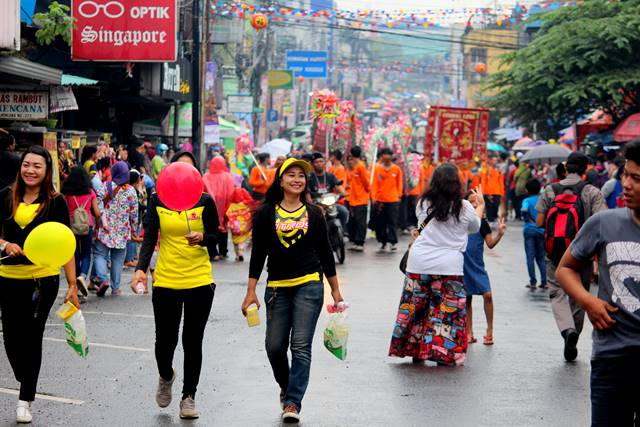
#> input picture Images/im2.jpg, 640 x 427 px, given in place of the camera
$ python object_detection.py
#> lines starting #> are read from the running program, lines starting #| are printed output that depends on the picture; after the words box and inside, x2 and y2 are one past the last pixel; in counts of white or black regions, pixels touching at a corner belong together
# Import library OpenCV
import cv2
import numpy as np
# Inisialisasi objek untuk capture video dari kamera
cam = cv2.VideoCapture(0)

while True:
    # Membaca frame video dari kamera
    success, frame = cam.read()
#> frame is the input picture: shape (427, 640, 3); mean B, G, R 105.4, 109.6, 122.6

    # Jika frame tidak dapat dibaca, berhenti loop
    if not success:
        break

    # Mengubah frame ke HSV
    hsv = cv2.cvtColor(frame, cv2.COLOR_BGR2HSV)
#> hsv: shape (427, 640, 3); mean H, S, V 87.1, 90.1, 132.2

    # Membuat mask untuk mendeteksi warna merah
    lower_red = np.array([0, 50, 50])
    upper_red = np.array([10, 255, 255])
    mask1 = cv2.inRange(hsv, lower_red, upper_red)
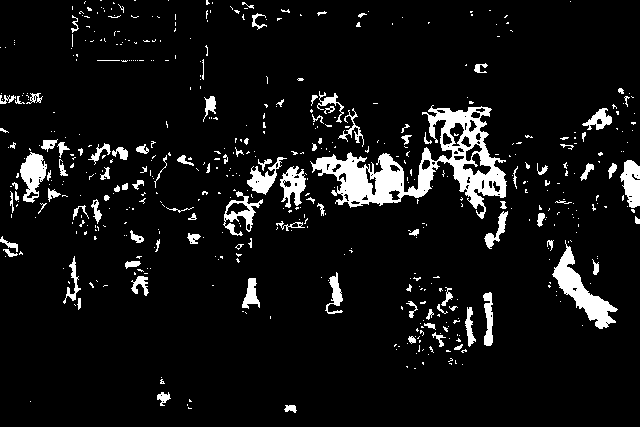
#> mask1: shape (427, 640); 7.5% white; 534 white regions (427 under 20 px), largest, box (x1, y1, x2, y2) and area: (310, 105, 507, 219) 6789, (552, 240, 618, 329) 1688, (20, 152, 47, 203) 781

    lower_red = np.array([170, 50, 50])
    upper_red = np.array([180, 255, 255])
    mask2 = cv2.inRange(hsv, lower_red, upper_red)
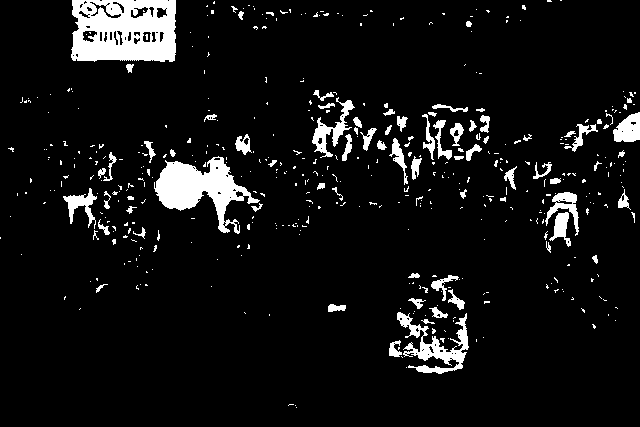
#> mask2: shape (427, 640); 7.3% white; 463 white regions (387 under 20 px), largest, box (x1, y1, x2, y2) and area: (71, 0, 176, 62) 5379, (154, 156, 260, 234) 3434, (397, 312, 469, 374) 1561

    mask = mask1 + mask2
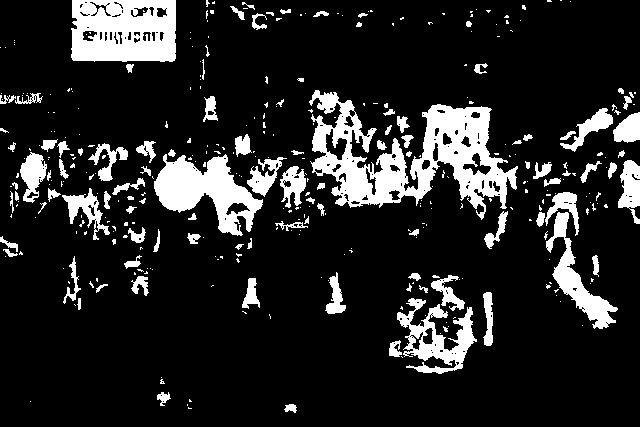
#> mask: shape (427, 640); 14.9% white; 366 white regions (262 under 20 px)

    # Mencari kontur dari objek
    contours, hierarcy = cv2.findContours(mask, cv2.RETR_EXTERNAL, cv2.CHAIN_APPROX_SIMPLE)
#> contours = 363 contours, 287 with area under 20; largest, box (x1, y1, x2, y2) and area: (309, 90, 518, 220) 11636, (71, 0, 176, 62) 6152, (154, 154, 263, 236) 4314, (397, 298, 477, 374) 2400, (546, 212, 618, 329) 2004

    # Iterasi tiap kontur untuk mencari objek warna merah
    for contour in contours:
        # Mendapatkan bounding box dari kontur
        x, y, w, h = cv2.boundingRect(contour)

        # Menampilkan bounding box pada objek warna merah
        cv2.rectangle(frame, (x, y), (x+w, y+h), (0, 0, 255), 2)

        # Menampilkan teks "objek terdeteksi" di atas bounding box
        font = cv2.FONT_HERSHEY_SIMPLEX
        cv2.putText(frame, 'objek terdeteksi', (x, y-5), font, 0.5, (0, 0, 255), 2, cv2.LINE_AA)
#> this loop made 363 passes
#> (x, y, w, h) on passes 2, 4, 6: (284, 404, 13, 9), (30, 401, 1, 1), (157, 392, 14, 14)
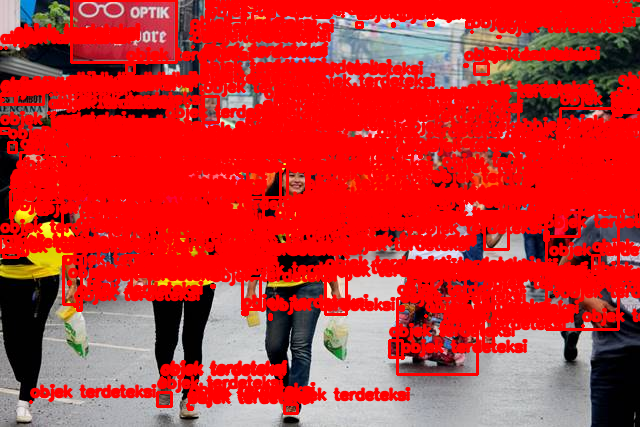
#> frame: shape (427, 640, 3); mean B, G, R 50.3, 51.4, 198

    # Menampilkan frame
    cv2.imshow('Frame', frame)

    # Tunggu tombol key dite
    key = cv2.waitKey(30)
#> (key Esc is pressed here)
    if key == 'q':
        break

$ run again, on Images/img1.jpeg
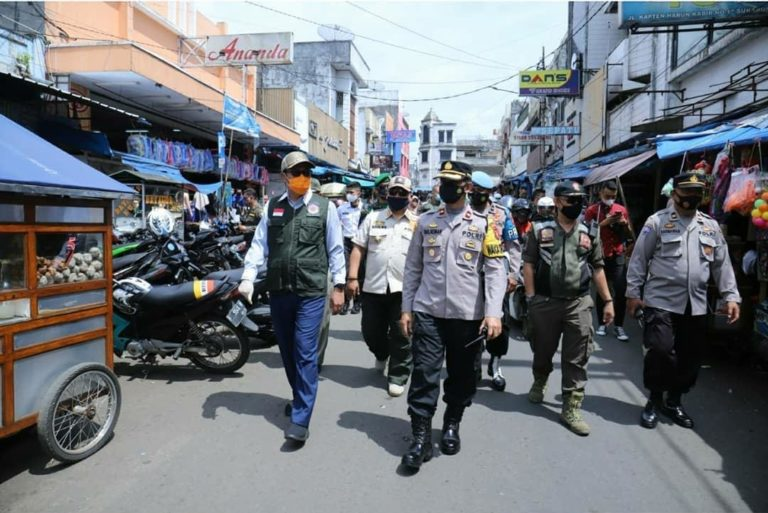
#> input picture Images/img1.jpeg, 768 x 513 px, given in place of the camera
#> frame is the input picture: shape (513, 768, 3); mean B, G, R 123.1, 117.5, 112.9
#> hsv: shape (513, 768, 3); mean H, S, V 86.5, 55.4, 129.1
#> `mask1 = cv2.inRange(hsv, lower_red, upper_red)`:
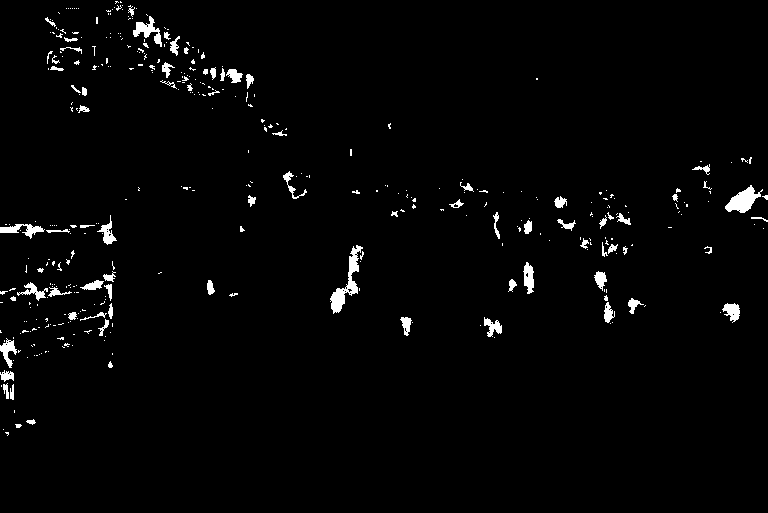
#> mask1: shape (513, 768); 2.1% white; 388 white regions (310 under 20 px), largest, box (x1, y1, x2, y2) and area: (330, 245, 363, 314) 659, (725, 185, 763, 213) 519, (133, 16, 162, 47) 340
#> mask2: shape (513, 768); 0.44% white; 115 white regions (100 under 20 px), largest, box (x1, y1, x2, y2) and area: (585, 203, 604, 221) 224, (609, 203, 630, 220) 216, (223, 40, 243, 59) 181
#> mask: shape (513, 768); 2.5% white; 397 white regions (314 under 20 px)
#> contours = 397 contours, 336 with area under 20; largest, box (x1, y1, x2, y2) and area: (722, 180, 763, 213) 600, (330, 245, 363, 314) 572, (607, 203, 631, 225) 279, (133, 16, 162, 47) 276, (585, 202, 607, 229) 231
#> the loop `for contour in contours:` made 397 passes
#> (x, y, w, h) on passes 1 to 3: (5, 432, 4, 4), (3, 429, 1, 1), (15, 424, 7, 4)
#> after the loop `for contour in contours:`:
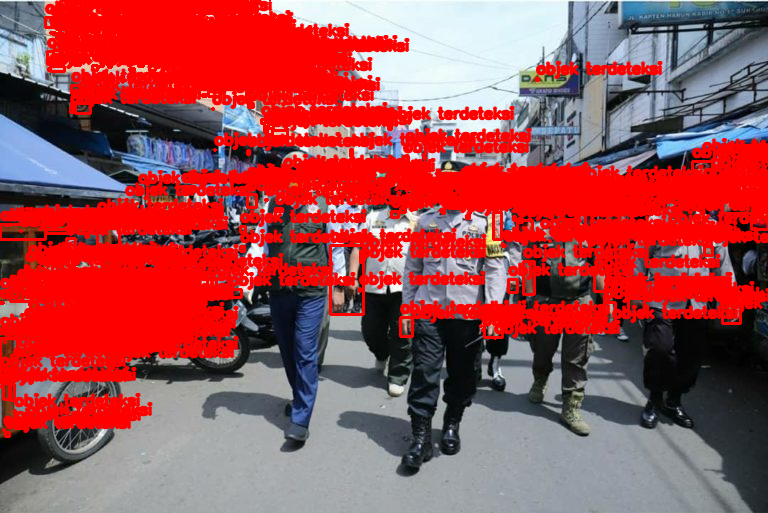
#> frame: shape (513, 768, 3); mean B, G, R 83.7, 78.7, 160.2
